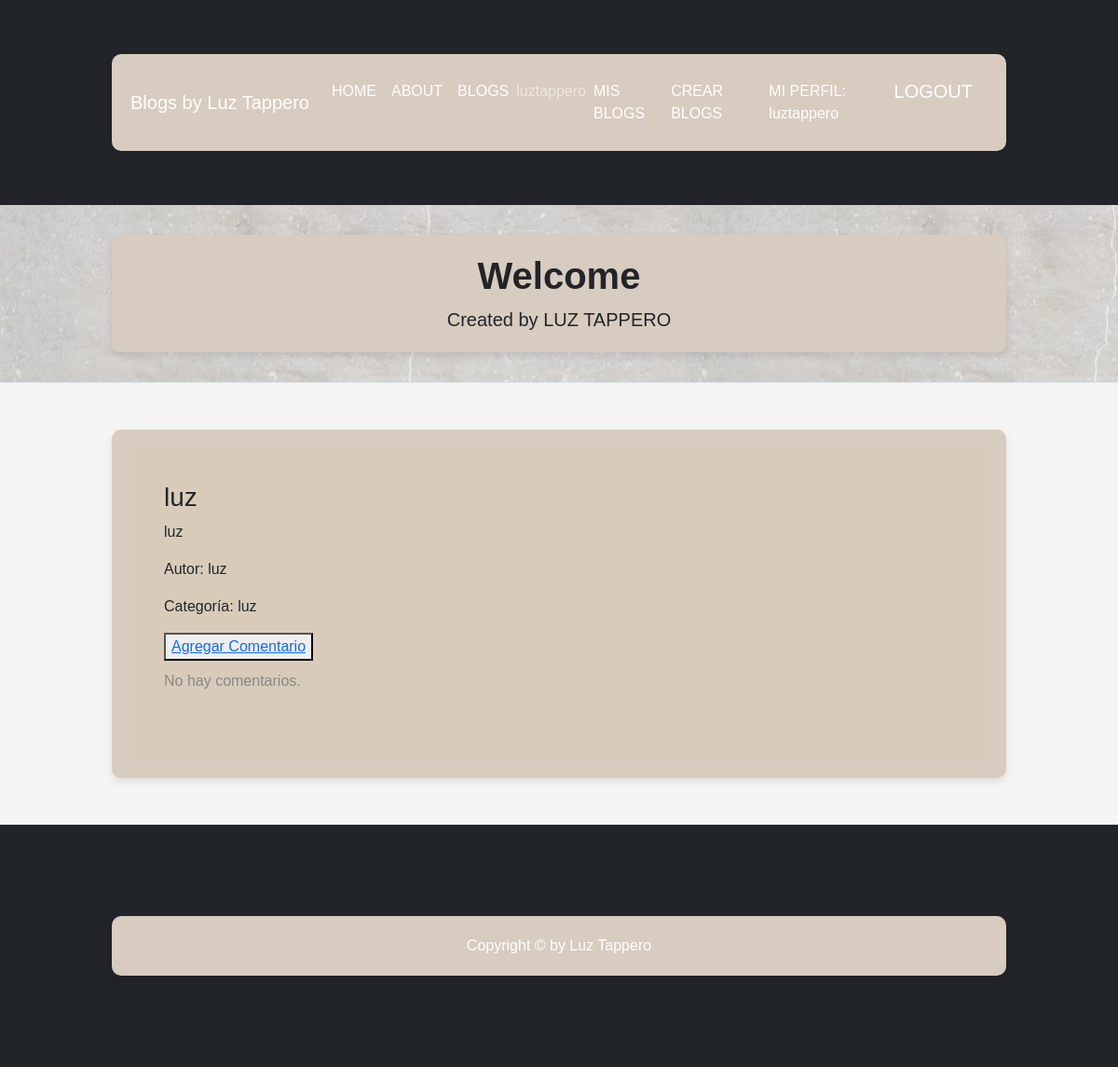
Page /blog_list/ (signed in) on the earlier database version.
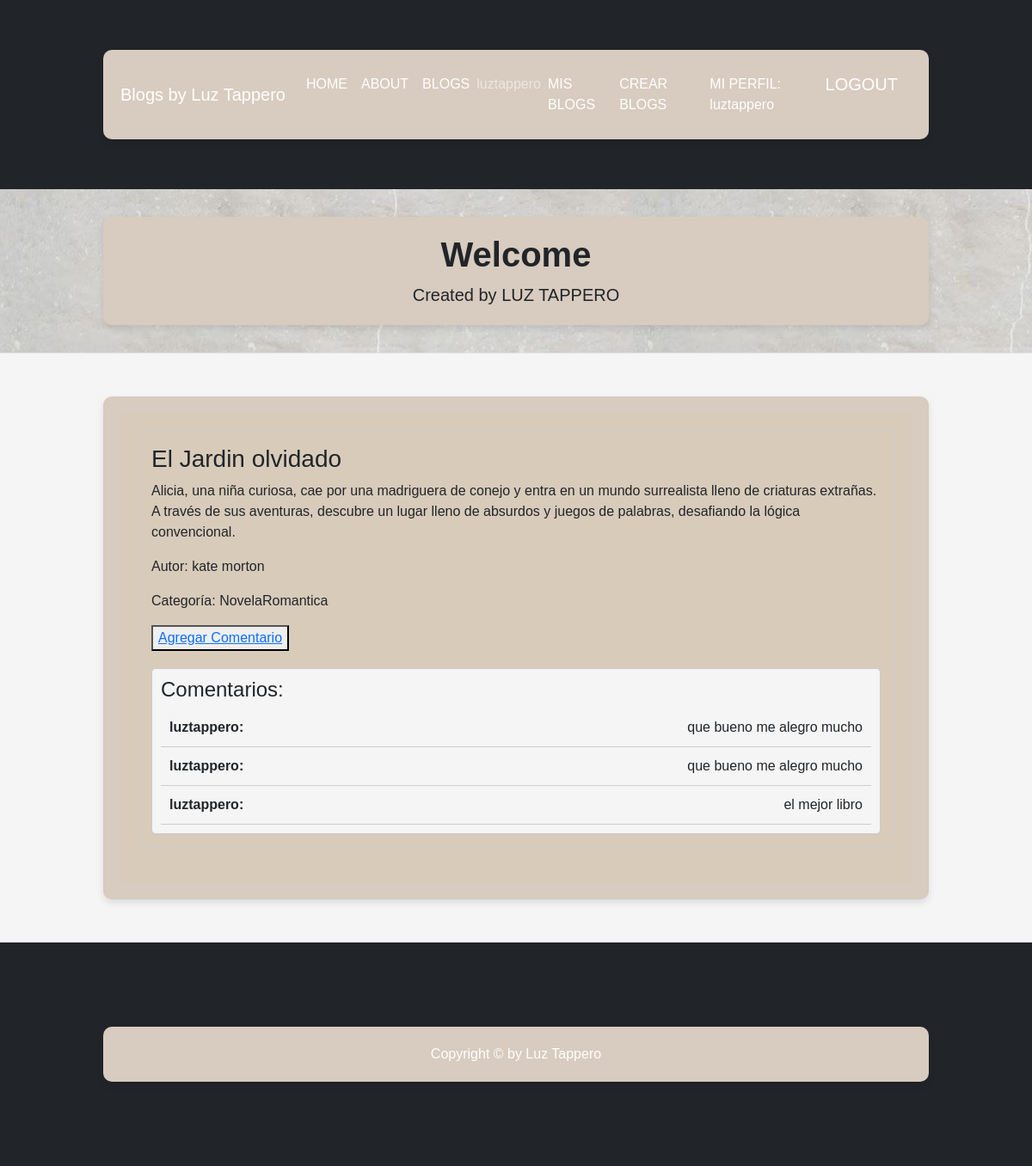
Same page on the later database version.
### Blog/models.py (models this page shows, shortened)
class Blog(models.Model):
    titulo= models.CharField(max_length=255)
    descripcion= models.CharField(max_length=5000)
    autor=models.CharField(max_length=255)
    categoria= models.CharField(max_length=255)
    usuario= models.ForeignKey(User, on_delete= models.CASCADE)

class Comentario(models.Model):
    usuario= models.ForeignKey(User, on_delete=models.CASCADE)
    texto= models.CharField(max_length=2500)
    blog= models.ForeignKey(Blog, on_delete=models.CASCADE)

### Blog/views.py (the view)
class BlogList(ListView):
    model= Blog
    template_name= 'Blog/blog_list.html'
    context_object_name='blogs'

### Blog/templates/Blog/blog_list.html (shortened to what this page needs)
{% extends 'Blog/blog.html' %}
{% block contenidoQueCambia %}
    <div class="blog-container">
        {% if blogs %}
            <ul class="blog-list">
                {% for blog in blogs %}
                    <li class="blog-item">
                        <div>
                            <h3>{{ blog.titulo }}</h3>
                            <p>{{ blog.descripcion }}</p>
                            <p>Autor: {{ blog.autor }}</p>
                            <p>Categoría: {{ blog.categoria }}</p>
                            <div class="buttons-container">
                                <button class="Agregar Comentario a este Blog-button">
                                    <a href="{% url 'comentario_create' blog.pk %}">Agregar Comentario</a>
                                </button>
                            </div>
                            {% if blog.comentario_set.all %}
                                <div class="comentarios-section">
                                    <h4>Comentarios:</h4>
                                    <ul class="comentarios-list">
                                        {% for comentario in blog.comentario_set.all %}
                                            <li class="comentario-item">
                                                <span class="comentario-usuario">{{ comentario.usuario.username }}:</span>
                                                <span class="comentario-texto">{{ comentario.texto }}</span>
                                            </li>
                                        {% endfor %}
                                    </ul>
                                </div>
                            {% else %}
                                <p class="no-comentarios">No hay comentarios.</p>
                            {% endif %}
                        </div>
                    </li>
                {% endfor %}
            </ul>
        {% else %}
            <h1>No existen blogs en la BBDD</h1>
        {% endif %}
    </div>
{% endblock %}

### Blog/templates/Blog/blog.html (shortened to what this page needs)
{% load static %}
<!DOCTYPE html>
<html lang="en">
<head>
    <link href="{% static 'css/styles.css' %}" rel="stylesheet" />
</head>
<body>
    {% include 'Home/navbar.html' %}
    <header class="py-3 bg-light border-bottom mb-2" style="background-image: url(ProyectoFinal/Home/static/assets/fondouno.jpg)">
        <div class="container text-center my-3">
            <h1 class="fw-bolder">Welcome</h1>
            <p class="lead mb-0">Created by LUZ TAPPERO</p>
        </div>
    </header>
    <div class="container">
        {% block contenidoQueCambia %}
        {% endblock %}
    </div>
    {% include 'Home/footer.html' %}
</body>
</html>

### Home/templates/Home/navbar.html (shortened to what this page needs)
 <nav class="navbar navbar-expand-lg navbar-dark bg-dark">
    <div class="container">
        <a class="navbar-brand" href="#!">Blogs by Luz Tappero</a>
        <div class="collapse navbar-collapse" id="navbarSupportedContent">
            <ul class="navbar-nav ms-auto mb-2 mb-lg-0">
                <li class="nav-item"><a class="nav-link active" href="{% url 'Home' %}">HOME</a></li>
                <li class="nav-item"><a class="nav-link active" href="{% url 'about_me' %}">ABOUT</a></li>
                <li class="nav-item"><a class="nav-link active" href="{% url 'blog_list' %}">BLOGS</a></li>
                {% if user.is_authenticated %}
                    <span class="navbar-text"> {{user.username}}</span>
                    <li class="nav-item"><a class="nav-link active" href="{% url 'mis_blog_list' id=user.id %}">MIS BLOGS</a></li>
                    <li class="nav-item"><a class="nav-link active" aria-current="page" href="{% url 'blog_create' %}">CREAR BLOGS</a></li>
                    <li class="nav-item"><a class="nav-link active" href="{% url 'profile' id=user.id %}">MI PERFIL: {{user.username}}</a></li>
                    <a class = "navbar-brand" href="{% url 'logout' %}">LOGOUT</a>
                {% else %}
                    <a class = "navbar-brand" href="{% url 'login' %}">LOGIN</a>
                    <a class = "navbar-brand" href="{% url 'registro' %}">SIGNIN</a>
                {% endif %}
            </ul>
        </div>
    </div>
</nav>

### Home/templates/Home/footer.html
<footer class="py-5 bg-dark">
    <div class="container"><p class="m-0 text-center text-white">Copyright &copy; by Luz Tappero</p></div>
</footer>

### Blog/templates/Blog/blog.html (style rules this page uses)
body { font-family: 'Arial', sans-serif; background-color: #f5f5f5; margin: 0; padding: 0; }
.container { background-color: #d8cbbf; border-radius: 10px; box-shadow: 0 4px 8px rgba(0, 0, 0, 0.1); margin: 50px auto; padding: 20px; width: 80%; }

### Blog/templates/Blog/blog_list.html (style rules this page uses)
.blog-container { background-color: rgba(216, 203, 186, 0.774); padding: 20px; }
.blog-list { list-style: none; padding: 0; }
.blog-item { margin-bottom: 20px; border: 1px solid #ccc; padding: 15px; border-radius: 5px; text-align: left; }
.buttons-container { margin-top: 10px; }
.comentarios-section { margin-top: 20px; padding: 10px; border: 1px solid #ccc; border-radius: 5px; background-color: #f5f5f5; }
.comentarios-list { list-style: none; padding: 0; }
.comentario-item { border-bottom: 1px solid #ccc; padding: 10px; display: flex; justify-content: space-between; align-items: center; }
.comentario-usuario { font-weight: bold; margin-right: 10px; }

Differences in the rows shown:
removed Blog: titulo "luz", descripcion "luz", autor "luz", categoria "luz", shows "No hay comentarios."
added Blog: titulo "El Jardin olvidado", descripcion "Alicia, una niña curiosa, cae por una madriguera de conejo y entra en un mundo surrealista lleno de criaturas extrañas. A través de sus aventuras, descubre un lugar lleno de absurdos y juegos de palabras, desafiando la lógica convencional.", autor "kate morton", categoria "NovelaRomantica"
added Comentario: usuario.username "luztappero", texto "que bueno me alegro mucho"
added Comentario: usuario.username "luztappero", texto "que bueno me alegro mucho"
added Comentario: usuario.username "luztappero", texto "el mejor libro"
